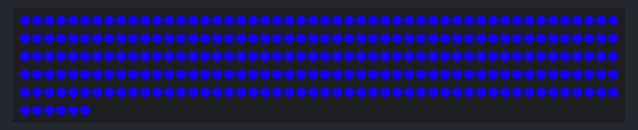
This sketch was run on a simulated Arduino Uno, built with avr-gcc and run on an emulated ATmega328P. On the bench: 256 RGB LEDs in strip order, left to right, continuing on the next row.

Above: at 0.1 s.

The sketch:

parcial_21.ino
```cpp
#include <Adafruit_NeoPixel.h>

#define LED_PIN 2

#define LED_COUNT 256

Adafruit_NeoPixel N1(LED_COUNT, LED_PIN, NEO_GRB + NEO_KHZ800);

void setup()
{
  N1.begin();

  for (int i=0;i<LED_COUNT;i++)
  {
    N1.setPixelColor(i, 20, 0, 255);
  }
  N1.show();// Initialize all pixels to 'off'
}

void loop()
{

}
```
